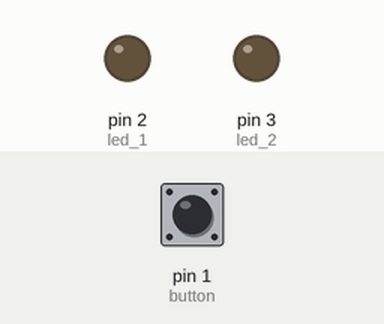
A sketch run on a simulated Arduino Uno, built with avr-gcc and run on an emulated ATmega328P. Shown: output pins drawn as LEDs (lit = HIGH). Dashed ring = blinking. The inputs (shaded band) are chosen by the test bench; at power-on: pin 1 (button) LOW.

Above: at 1.2 s.
1.3 s: pin 1 (button) pulled HIGH for 0.15 s
At 1.44 s:
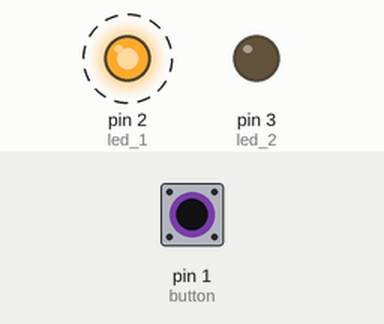
4.3 s: pin 1 (button) pulled HIGH for 1 s
At 5.1 s:
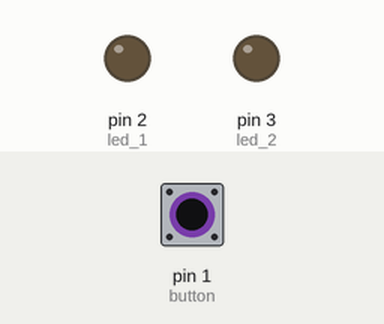
6.8 s: pin 1 (button) pulled HIGH for 3.2 s
At 6.94 s:
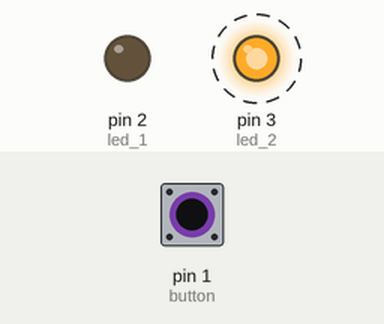
Timing chart, 0 to 17.5 s (numbered marks = the images above; inputs shaded):
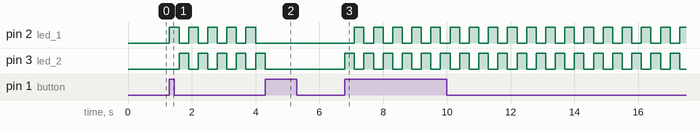

The sketch:

MC1.ino
```cpp
const int button = 1;       // Кнопка
const int led_1 = 2;        // Первый светодиод
const int led_2 = 3;        // Второй светодиод

bool isBlinking = false;       // Состояние мигалки
bool buttonState = false;      // Текущее состояние кнопки
bool lastButtonState = false;  // Предыдущее состояние кнопки

unsigned long previousMillis = 0;  // Последнее время переключения светодиодов
const unsigned long interval = 300; // Интервал мигания (300 мс)

void setup() {
  pinMode(led_1, OUTPUT);  // Настраиваем первый светодиод как выход
  pinMode(led_2, OUTPUT);  // Настраиваем второй светодиод как выход
  pinMode(button, INPUT);  // Настраиваем кнопку как вход
}

void loop() {
  // Считываем состояние кнопки
  buttonState = digitalRead(button);

  // Переключаем режим мигалки при нажатии кнопки
  if (buttonState && !lastButtonState) {
    isBlinking = !isBlinking;
  }
  lastButtonState = buttonState;

  // Если режим мигания включен, управляем светодиодами
  if (isBlinking) {
    unsigned long currentMillis = millis();

    // Проверяем, прошло ли достаточно времени для переключения
    if (currentMillis - previousMillis >= interval) {
      previousMillis = currentMillis;

      // Переключаем состояние светодиодов
      static bool ledState = false; // Текущее состояние светодиодов
      ledState = !ledState;

      digitalWrite(led_1, ledState ? HIGH : LOW);
      digitalWrite(led_2, ledState ? LOW : HIGH);
    }
  } else {
    // Если режим мигания выключен, отключаем оба светодиода
    digitalWrite(led_1, LOW);
    digitalWrite(led_2, LOW);
  }
}
```

Measured:
- after the input at 1.3 s, pin 2 (led_1): alternates HIGH for 0.30 s and LOW for 0.30 s, starting at once; pin 3 (led_2): alternates HIGH for 0.30 s and LOW for 0.30 s, starting after 0.30 s
- after the input at 4.3 s, pin 2 (led_1), pin 3 (led_2): stops changing and stays LOW
- after the input at 6.8 s, pin 2 (led_1): alternates HIGH for 0.30 s and LOW for 0.30 s, starting after 0.30 s; pin 3 (led_2): alternates HIGH for 0.30 s and LOW for 0.30 s, starting at once
